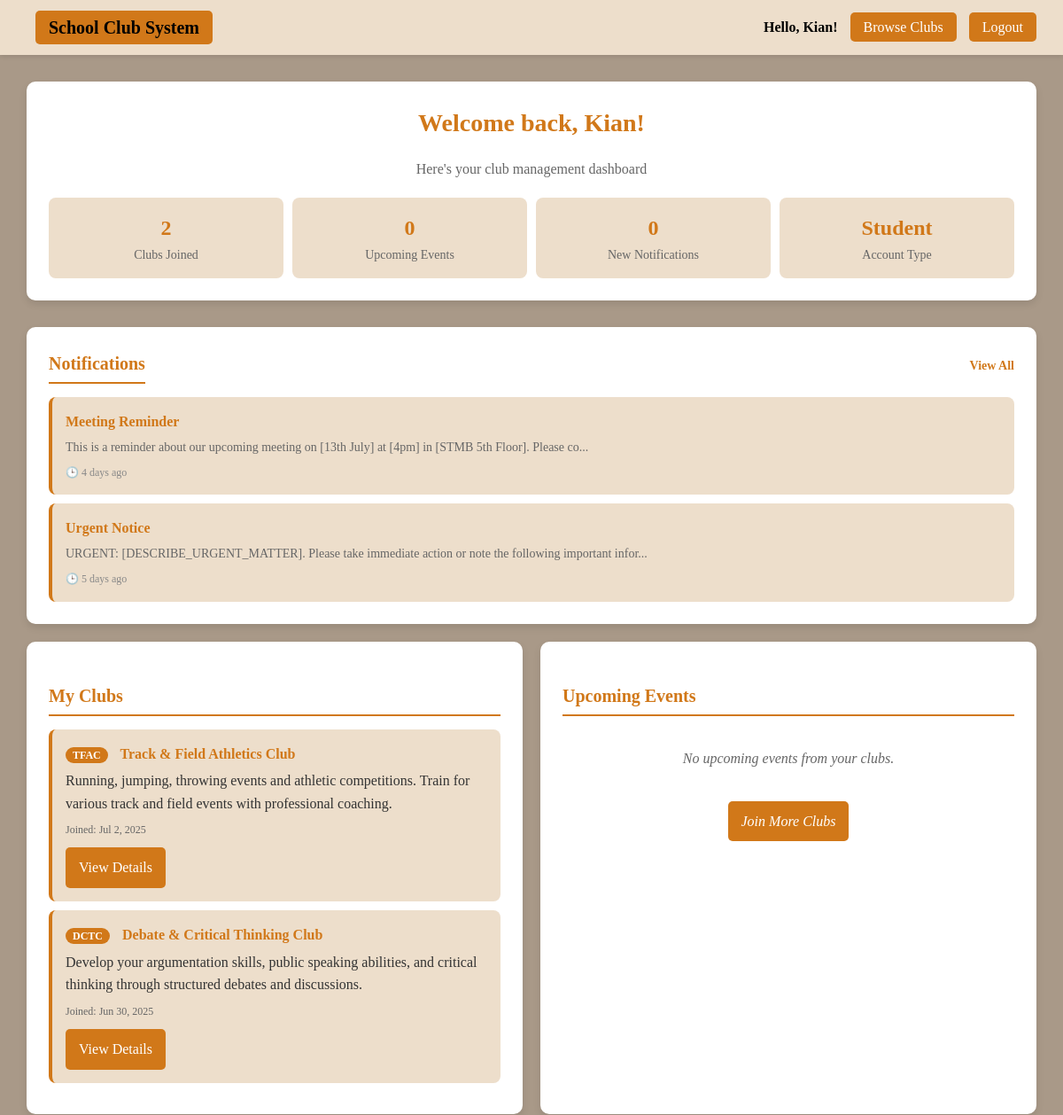
The page /student_dashboard.php (signed in, upper part) on the database as committed earlier.
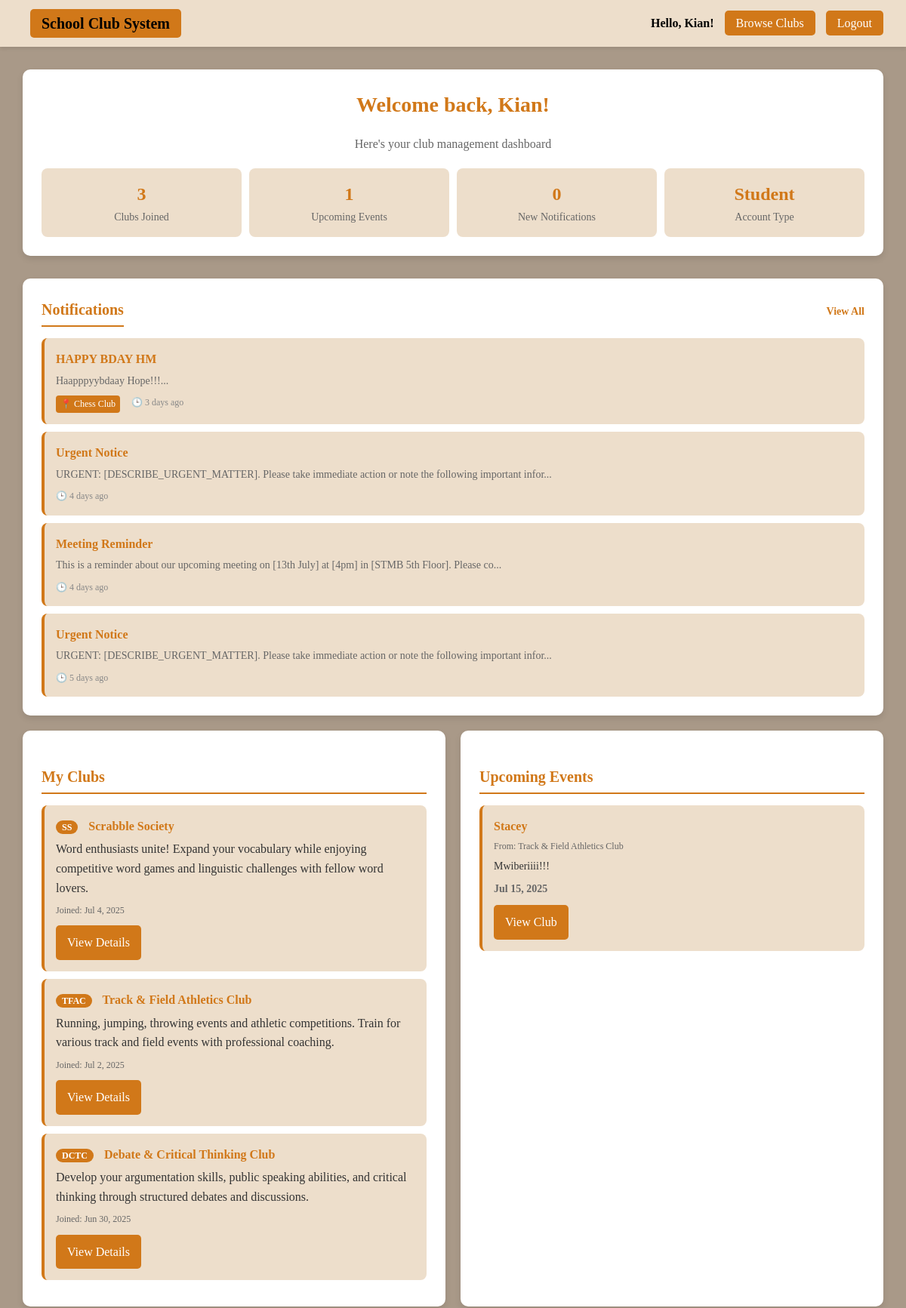
The same page on the database as committed later.
### tables this page shows
CREATE TABLE `user_notifications` (
  `id` int(11) NOT NULL,
  `user_id` int(11) NOT NULL,
  `notification_id` int(11) NOT NULL,
  `read_at` timestamp NULL DEFAULT NULL,
  `created_at` timestamp NOT NULL DEFAULT current_timestamp(),
  `status` enum('unread','read') NOT NULL DEFAULT 'unread',
  `is_read` tinyint(1) DEFAULT 0
);

CREATE TABLE `notifications` (
  `id` int(11) NOT NULL,
  `title` varchar(255) NOT NULL,
  `message` text NOT NULL,
  `type` enum('announcement','reminder','alert','system') DEFAULT 'announcement',
  `priority` enum('normal','high','urgent') DEFAULT 'normal',
  `target_audience` enum('all','students','club_managers','club_members','admins') DEFAULT 'all',
  `club_id` int(11) DEFAULT NULL,
  `created_by` int(11) NOT NULL,
  `created_at` timestamp NOT NULL DEFAULT current_timestamp(),
  `expires_at` timestamp NULL DEFAULT NULL,
  `is_immediate` tinyint(1) DEFAULT 0,
  `sent_at` timestamp NULL DEFAULT NULL,
  `is_active` tinyint(1) DEFAULT 1
);

CREATE TABLE `memberships` (
  `id` int(11) NOT NULL,
  `user_id` int(11) NOT NULL,
  `club_id` int(11) NOT NULL,
  `status` enum('pending','approved','rejected') DEFAULT 'pending',
  `joined_at` timestamp NOT NULL DEFAULT current_timestamp()
);

CREATE TABLE `clubs` (
  `id` int(11) NOT NULL,
  `patron_id` int(11) NOT NULL,
  `name` varchar(100) NOT NULL,
  `initials` varchar(10) NOT NULL,
  `description` text DEFAULT NULL,
  `created_by` int(11) DEFAULT NULL,
  `created_at` timestamp NOT NULL DEFAULT current_timestamp()
);

CREATE TABLE `events` (
  `id` int(11) NOT NULL,
  `club_id` int(11) NOT NULL,
  `title` varchar(150) NOT NULL,
  `description` text DEFAULT NULL,
  `event_date` date DEFAULT NULL,
  `created_at` timestamp NOT NULL DEFAULT current_timestamp()
);

### notifications_functions.php (called while the page is built, shortened)
<?php
function getUserNotifications($mysqli, $user_id, $limit = 10, $unread_only = false) {
    $unread_condition = $unread_only ? "AND un.is_read = 0" : "";
    $query = "SELECT
                n.id,
                n.title,
                n.message,
                n.type,
                n.created_at,
                n.expires_at,
                un.is_read,
                un.read_at,
                c.name as club_name,
                u.username as created_by_name
              FROM notifications n
              JOIN user_notifications un ON n.id = un.notification_id
              LEFT JOIN clubs c ON n.club_id = c.id
              LEFT JOIN users u ON n.created_by = u.id
              WHERE un.user_id = ?
                AND n.is_active = 1
                AND (n.expires_at IS NULL OR n.expires_at > NOW())
                $unread_condition
              ORDER BY n.created_at DESC
              LIMIT ?";
    $stmt = $mysqli->prepare($query);
    $stmt->bind_param("ii", $user_id, $limit);
    $stmt->execute();
    $result = $stmt->get_result();
    return $result ? $result->fetch_all(MYSQLI_ASSOC) : [];
}
function timeAgo($datetime) {
    $time = time() - strtotime($datetime);
    if ($time < 2592000) return floor($time/86400) . ' days ago';
    return floor($time/31536000) . ' years ago';
}
?>

### student_dashboard.php (the view, shortened to what the changed rows need)
<?php
$conn = new mysqli("localhost", "root", "", "ics_project");
$user_id = $_SESSION['user_id'];
$username = $_SESSION['username'];
require_once 'notifications_functions.php';
$clubs_stmt = $conn->prepare("
    SELECT c.id, c.name, c.initials, c.description, m.joined_at
    FROM clubs c
    JOIN memberships m ON c.id = m.club_id
    WHERE m.user_id = ?
    ORDER BY m.joined_at DESC
");
$clubs_stmt->bind_param("i", $user_id);
$clubs_stmt->execute();
$clubs_result = $clubs_stmt->get_result();
$clubs_data = [];
while($club = $clubs_result->fetch_assoc()) {
    $clubs_data[] = $club;
}
$events_stmt = $conn->prepare("
    SELECT e.id, e.title, e.description, e.event_date, c.name as club_name, c.id as club_id
    FROM events e
    JOIN clubs c ON e.club_id = c.id
    JOIN memberships m ON c.id = m.club_id
    WHERE m.user_id = ? AND (e.event_date >= CURDATE() OR e.event_date IS NULL)
    ORDER BY e.event_date ASC, e.created_at DESC
    LIMIT 10
");
$events_stmt->bind_param("i", $user_id);
$events_stmt->execute();
$events_result = $events_stmt->get_result();
$events_data = [];
while($event = $events_result->fetch_assoc()) {
    $events_data[] = $event;
}
$notifications = getUserNotifications($conn, $user_id, 5);
$clubs_count = count($clubs_data);
$events_count = count($events_data);
?>
<!DOCTYPE html>
<html>
<head>
</head>
<body>
<div class="dashboard-content">
    <div class="welcome-header">
        <h1>Welcome back, <?php echo htmlspecialchars($username); ?>!</h1>
        <div class="stats-row">
            <div class="stat-item">
                <div class="stat-number"><?php echo $clubs_count; ?></div>
                <div class="stat-label">Clubs Joined</div>
            </div>
            <div class="stat-item">
                <div class="stat-number"><?php echo $events_count; ?></div>
                <div class="stat-label">Upcoming Events</div>
            </div>
        </div>
    </div>
    <div class="notifications-section">
        <?php if (empty($notifications)): ?>
            <div class="no-notifications">
                📭 No notifications at this time.
            </div>
        <?php else: ?>
            <div class="notifications-list">
                <?php foreach ($notifications as $notification): ?>
                    <?php
                    $read_class = $notification['is_read'] ? 'read' : 'unread';
                    $time_ago = timeAgo($notification['created_at']);
                    ?>
                    <div class="notification-item <?php echo $read_class; ?>"
                         data-notification-id="<?php echo $notification['id']; ?>"
                         onclick="markAsRead(<?php echo $notification['id']; ?>)">
                        <div class="notification-content">
                            <div class="notification-title"><?php echo htmlspecialchars($notification['title']); ?></div>
                            <div class="notification-message">
                                <?php echo htmlspecialchars(substr($notification['message'], 0, 100)); ?>...
                            </div>
                            <div class="notification-meta">
                                <?php if ($notification['club_name']): ?>
                                    <span class="club-tag">📍 <?php echo htmlspecialchars($notification['club_name']); ?></span>
                                <?php endif; ?>
                                <span class="time-ago">🕒 <?php echo $time_ago; ?></span>
                            </div>
                        </div>
                    </div>
                <?php endforeach; ?>
            </div>
        <?php endif; ?>
    </div>
    <div class="dashboard-grid">
        <div class="dashboard-section">
            <?php if ($clubs_count > 0): ?>
                <?php foreach($clubs_data as $club): ?>
                    <div class="club-item">
                        <div class="club-name">
                            <span class="club-initials"><?php echo htmlspecialchars($club['initials']); ?></span>
                            <?php echo htmlspecialchars($club['name']); ?>
                        </div>
                        <div style="margin-bottom: 8px; color: #333;">
                            <?php echo htmlspecialchars($club['description']); ?>
                        </div>
                        <div class="club-joined">
                            Joined: <?php echo date('M j, Y', strtotime($club['joined_at'])); ?>
                        </div>
                        <a href="club_details.php?id=<?php echo $club['id']; ?>" class="btn">View Details</a>
                    </div>
                <?php endforeach; ?>
            <?php endif; ?>
        </div>
        <div class="dashboard-section">
            <h3 class="section-title">Upcoming Events</h3>
            <?php if ($events_count > 0): ?>
                <?php foreach($events_data as $event): ?>
                    <div class="event-item">
                        <div class="event-title"><?php echo htmlspecialchars($event['title']); ?></div>
                        <div class="event-club">
                            From: <?php echo htmlspecialchars($event['club_name']); ?>
                        </div>
                        <?php if (!empty($event['description'])): ?>
                            <div style="margin-bottom: 8px; color: #333; font-size: 14px;">
                                <?php echo htmlspecialchars($event['description']); ?>
                            </div>
                        <?php endif; ?>
                        <div class="event-date">
                            <?php
                            if ($event['event_date']) {
                                echo date('M j, Y', strtotime($event['event_date']));
                            } else {
                                echo "Date TBD";
                            }
                            ?>
                        </div>
                        <a href="club_details.php?id=<?php echo $event['club_id']; ?>" class="btn">View Club</a>
                    </div>
                <?php endforeach; ?>
            <?php else: ?>
                <div class="no-content">
                    No upcoming events from your clubs.
                    <br><br>
                    <a href="home.php" class="btn">Join More Clubs</a>
                </div>
            <?php endif; ?>
        </div>
    </div>
</div>
</body>
</html>

Rows that differ between the two databases and show on the page:
added notifications: title "HAPPY BDAY HM", message "Haapppyybdaay Hope!!!", club.name "Chess Club", created_at "3 days ago"
added user_notifications: notification.title "Urgent Notice", notification.message "URGENT: [DESCRIBE_URGENT_MATTER]. Please take immediate action or note the following important infor", notification.created_at "4 days ago"
added memberships: club.initials "SS", club.name "Scrabble Society", club.description "Word enthusiasts unite! Expand your vocabulary while enjoying competitive word games and linguistic challenges with fellow word lovers.", joined_at "Jul 4, 2025"
added events: title "Stacey", club.name "Track & Field Athletics Club", description "Mwiberiiii!!!", event_date "Jul 15, 2025"
Other text that changed with them:
$clubs_count: "2" → "3"
$events_count: "0" → "1"
text no longer shown: "No upcoming events from your clubs. Join More Clubs"
